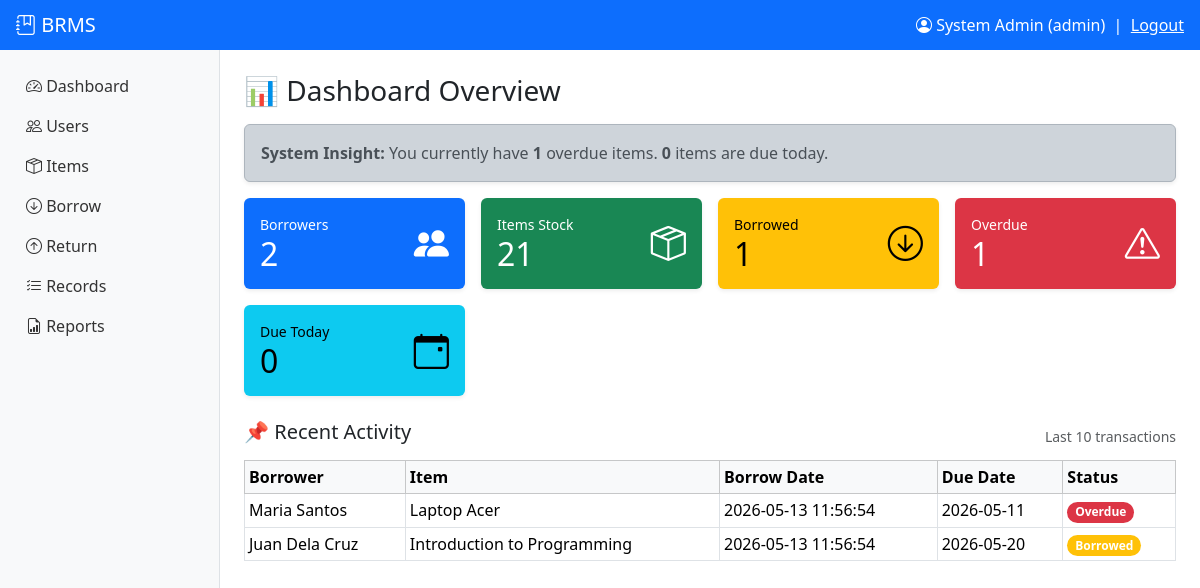
Page /admin/dashboard.php (signed in) on the committed database.
### tables this page shows
CREATE TABLE borrow_records (
    record_id INT AUTO_INCREMENT PRIMARY KEY,
    user_id INT NOT NULL,
    item_id INT NOT NULL,
    borrow_date DATETIME NOT NULL DEFAULT CURRENT_TIMESTAMP,
    due_date DATE NOT NULL,
    return_date DATETIME NULL,
    status ENUM('borrowed','returned','overdue') NOT NULL DEFAULT 'borrowed',
    penalty DECIMAL(8,2) DEFAULT 0,
    FOREIGN KEY (user_id) REFERENCES users(user_id) ON DELETE CASCADE,
    FOREIGN KEY (item_id) REFERENCES items(item_id) ON DELETE CASCADE
);

CREATE TABLE users (
    user_id INT AUTO_INCREMENT PRIMARY KEY,
    full_name VARCHAR(100) NOT NULL,
    username VARCHAR(50) UNIQUE NOT NULL,
    password VARCHAR(255) NOT NULL,  
    contact_number VARCHAR(20) NOT NULL,
    role ENUM('admin','borrower') NOT NULL DEFAULT 'borrower',
    created_at TIMESTAMP DEFAULT CURRENT_TIMESTAMP
);

CREATE TABLE items (
    item_id INT AUTO_INCREMENT PRIMARY KEY,
    item_code VARCHAR(30) UNIQUE NOT NULL,
    item_name VARCHAR(100) NOT NULL,
    category VARCHAR(50),
    quantity INT NOT NULL DEFAULT 0,
    description TEXT,
    created_at TIMESTAMP DEFAULT CURRENT_TIMESTAMP
);

### includes/functions.php (called while the page is built, shortened)
<?php
function e($s){ return htmlspecialchars($s ?? '', ENT_QUOTES, 'UTF-8'); }

### admin/dashboard.php (the view, shortened to what this page needs)
<?php
require_once __DIR__.'/../includes/db.php';
require_once __DIR__.'/../includes/functions.php';
$stats = [
  'users'    => $conn->query("SELECT COUNT(*) c FROM users WHERE role='borrower'")->fetch_assoc()['c'],
  'items'    => $conn->query("SELECT COALESCE(SUM(quantity),0) c FROM items")->fetch_assoc()['c'],
  'borrowed' => $conn->query("SELECT COUNT(*) c FROM borrow_records WHERE status='borrowed'")->fetch_assoc()['c'],
  'overdue'  => $conn->query("SELECT COUNT(*) c FROM borrow_records WHERE status='overdue'")->fetch_assoc()['c'],
];
$due_today = $conn->query("
    SELECT COUNT(*) c
    FROM borrow_records
    WHERE due_date = CURDATE() AND status='borrowed'
")->fetch_assoc()['c'];
include __DIR__.'/../includes/header.php';
?>
<h3 class="mb-3">📊 Dashboard Overview</h3>
<div class="alert alert-dark shadow-sm">
  <b>System Insight:</b>
  You currently have <b><?= $stats['overdue'] ?></b> overdue items.
  <b><?= $due_today ?></b> items are due today.
</div>
<div class="row g-3">
<?php
$cards = [
  ['Borrowers', $stats['users'], 'people-fill', 'primary'],
  ['Items Stock', $stats['items'], 'box-seam', 'success'],
  ['Borrowed', $stats['borrowed'], 'arrow-down-circle', 'warning'],
  ['Overdue', $stats['overdue'], 'exclamation-triangle', 'danger'],
  ['Due Today', $due_today, 'calendar-event', 'info'],
];
foreach ($cards as $c): ?>
  <div class="col-md-3">
    <div class="card text-bg-<?=$c[3]?> shadow-sm border-0">
      <div class="card-body">
        <div class="d-flex justify-content-between align-items-center">
          <div>
            <div class="small"><?= $c[0] ?></div>
            <h2 class="mb-0"><?= $c[1] ?></h2>
          </div>
          <i class="bi bi-<?= $c[2] ?>" style="font-size:2.2rem;"></i>
        </div>
      </div>
    </div>
  </div>
<?php endforeach; ?>
</div>
<div class="d-flex justify-content-between align-items-center mt-4">
  <h5>📌 Recent Activity</h5>
  <span class="text-muted small">Last 10 transactions</span>
</div>
<table class="table table-bordered table-sm bg-white mt-2">
<thead class="table-light">
<tr>
  <th>Borrower</th>
  <th>Item</th>
  <th>Borrow Date</th>
  <th>Due Date</th>
  <th>Status</th>
</tr>
</thead>
<tbody>
<?php
$res = $conn->query("
    SELECT u.full_name, i.item_name, br.borrow_date, br.due_date, br.status
    FROM borrow_records br
    JOIN users u ON u.user_id = br.user_id
    JOIN items i ON i.item_id = br.item_id
    ORDER BY br.record_id DESC
    LIMIT 10
");
while($r=$res->fetch_assoc()):
  $color = [
    'borrowed' => 'warning',
    'returned' => 'success',
    'overdue'  => 'danger'
  ][$r['status']] ?? 'secondary';
?>
<tr>
  <td><?=e($r['full_name'])?></td>
  <td><?=e($r['item_name'])?></td>
  <td><?=e($r['borrow_date'])?></td>
  <td><?=e($r['due_date'])?></td>
  <td>
    <span class="badge rounded-pill bg-<?=$color?>">
      <?=ucfirst($r['status'])?>
    </span>
  </td>
</tr>
<?php endwhile; ?>
</tbody>
</table>
<?php include __DIR__.'/../includes/footer.php'; ?>

### rows in the picture
borrow_records: user.full_name "Maria Santos", item.item_name "Laptop Acer", borrow_date "2026-05-13 11:56:54", due_date "2026-05-11", status "Overdue"
borrow_records: user.full_name "Juan Dela Cruz", item.item_name "Introduction to Programming", borrow_date "2026-05-13 11:56:54", due_date "2026-05-20", status "Borrowed"

### other values in the picture
$u['name'] "System Admin"
$u['role'] "admin"
$stats['overdue'] "1"
$due_today "0"
$c[0] "Borrowers"
$c[1] "2"
$c[0] "Items Stock"
$c[1] "21"
$c[0] "Borrowed"
$c[1] "1"
$c[0] "Overdue"
$c[0] "Due Today"
$c[1] "0"
